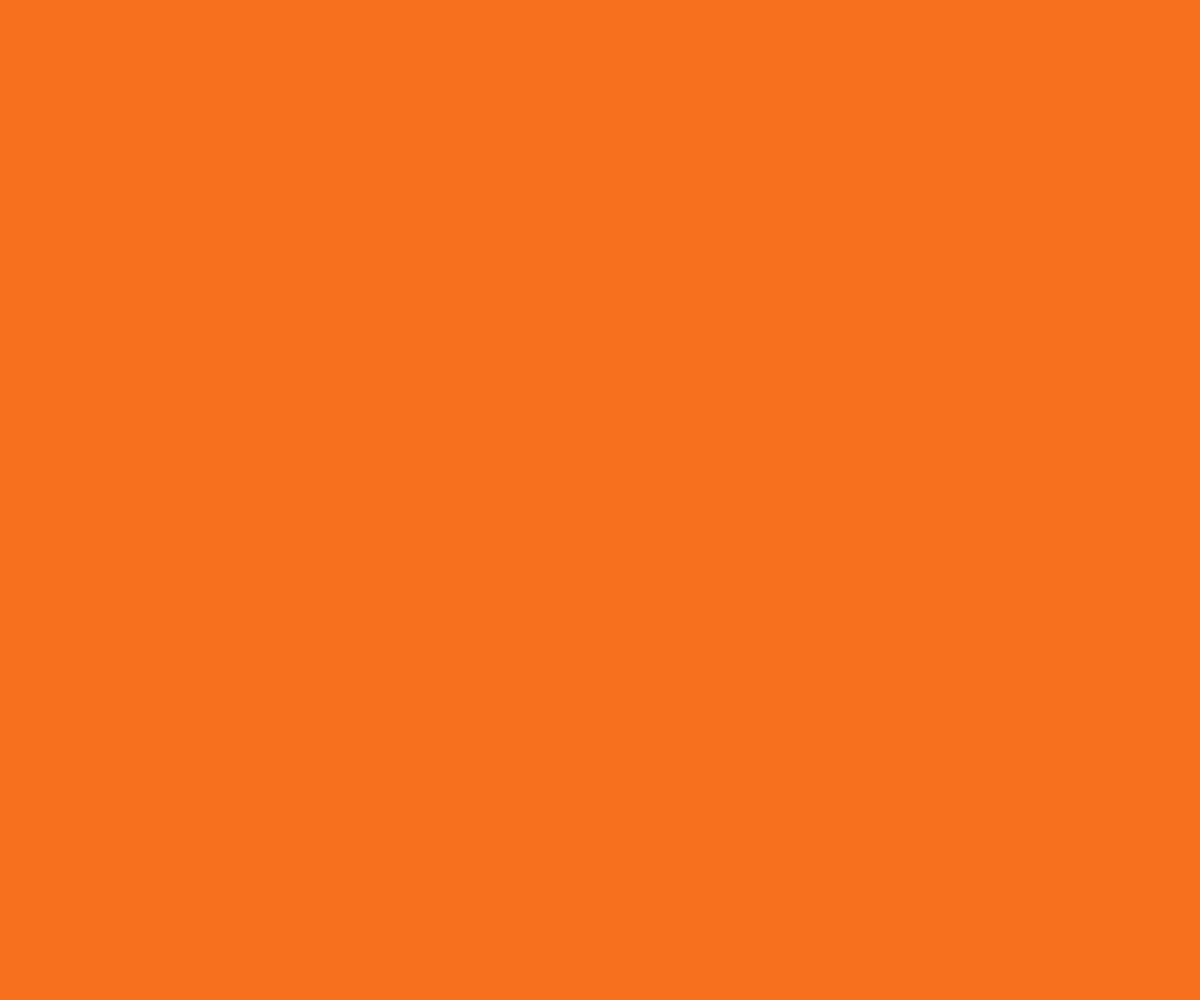
Frame 1 (no input)
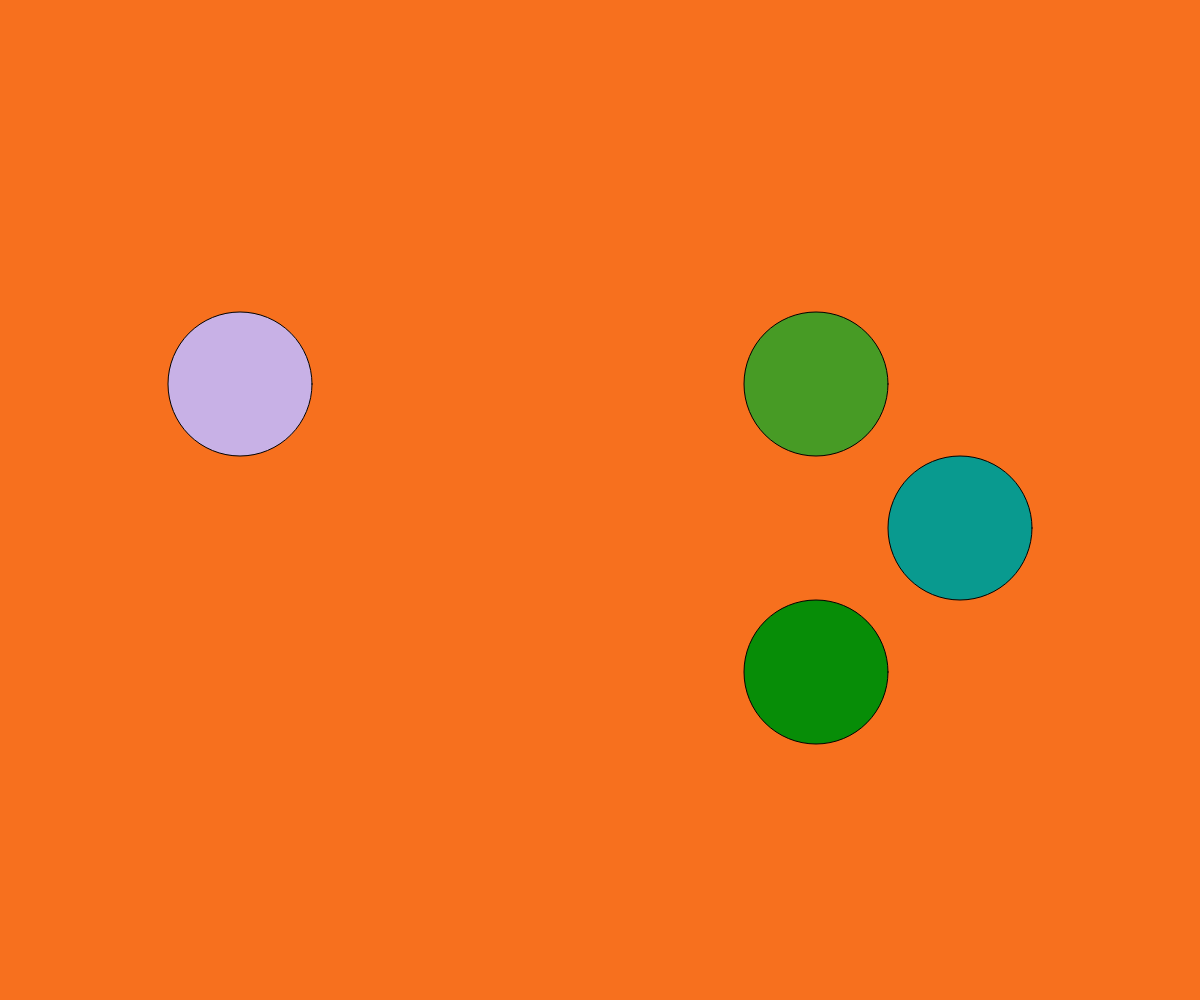
Frame 60 (no input)
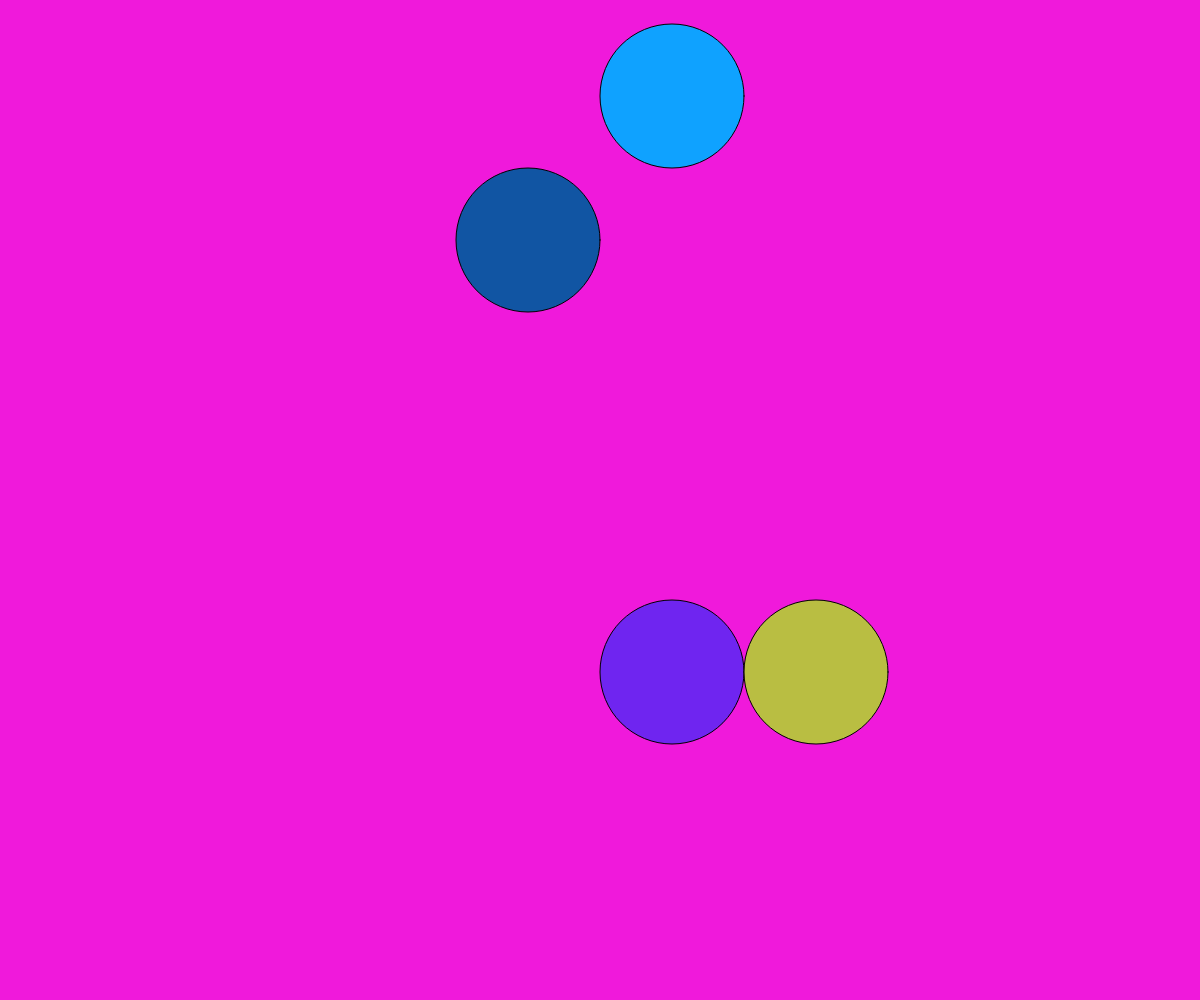
Frame 120 (the mouse pressed at the canvas centre since frame 60)

The p5.js sketch that drew these frames (run headless with seeded random() and noise() and a simulated clock; from frame 60 on, the mouse is pressed at the canvas centre):

// p5.js sketch
// ── sketch.js
// https://editor.p5js.org/jht9629-nyu/sketches/Ukn0gpH4r
// shapes random noutter v26

let my = {};
function setup() {
  my.noutter = 4;
  my.ninner = 5;
  my.nwidth = 8;
  my.pmargin = 0.02;
  createCanvas(windowWidth, windowHeight);
  init_page();
  // frameRate(2);
  my.npause = getTargetFrameRate() * 5;
  setup_fullScreenButton();
}
function draw() {
  if (my.ipause > 0) {
    my.ipause = my.ipause - 1;
    if (my.ipause <= 0) {
      init_page();
    }
    return;
  }
  if (my.i >= my.arr.length) {
    my.innerCount += 1;
    if (my.innerCount > my.ninner) {
      my.ipause = my.npause;
      return;
    }
    my.i = 0;
  }
  let [x, y] = my.arr[my.i];
  x += my.margin + my.w / 2;
  y += my.margin + my.h / 2;
  draw_bullseye(x, y, my.w, my.h);
  my.i += 1;
}
function init_vars() {
  my.innerCount = 0;
  my.ipause = 0;
  let p = my.nwidth;
  if (p < 1) p = 1;
  my.margin = width * my.pmargin;
  my.mwidth = max(width - my.margin * 2, 2);
  my.mheight = max(height - my.margin * 2, 2);
  my.w = my.mwidth / p;
  // my.w = Math.floor(my.mwidth / p);
  my.h = my.w;
  my.i = 0;
  my.arr = [];
  for (let y = 0; y < my.mheight; y += my.h) {
    for (let x = 0; x < my.mwidth; x += my.w) {
      my.arr.push([x, y]);
    }
  }
  shuffle(my.arr, true);
}
function draw_bullseye(x, y, w, h) {
  let nn = my.noutter;
  let n = my.innerCount;
  // let n = my.ninner;
  // let i = my.innerCount;
  for (let i = 0; i < n; i++) {
    fill(random(255), random(255), random(255));
    let s = (nn - i) / nn;
    ellipse(x, y, w * s, h * s);
  }
}
function init_page() {
  init_vars();
  background(random(255), random(255), random(255));
}
function mousePressed() {
  init_page();
}
function windowResized() {
  resizeCanvas(windowWidth, windowHeight);
  init_page();
}

// --
function setup_fullScreenButton() {
  my.fullScreenButton = createButton("?=v26 Full");
  my.fullScreenButton.mousePressed(fullScreen_action);
  my.fullScreenButton.style("font-size:42px");
  my.plusButton = createButton("[+]");
  my.plusButton.mousePressed(plusButton_action);
  my.plusButton.style("font-size:42px");
  my.minusButton = createButton("[-]");
  my.minusButton.mousePressed(minusButton_action);
  my.minusButton.style("font-size:42px");
}
function plusButton_action() {
  my.nwidth += 1;
  init_page();
}
function minusButton_action() {
  my.nwidth -= 1;
  init_page();
}

function fullScreen_action() {
  my.fullScreenButton.remove();
  my.plusButton.remove();
  my.minusButton.remove();
  fullscreen(1);
  let delay = 3000;
  setTimeout(ui_present_window, delay);
}

function ui_present_window() {
  resizeCanvas(windowWidth, windowHeight);
  init_vars();
  // init_dim();
}

// Respond to window resizing event
function windowResized() {
  resizeCanvas(windowWidth, windowHeight);
}

// https://editor.p5js.org/jht9629-nyu/sketches/KpCniSa1w
// shapes random frameRate v15

// https://editor.p5js.org/jht9629-nyu/sketches/GzlO70dCj
// shapes random array v17

// https://editor.p5js.org/jht9629-nyu/sketches/pW2RT5UHy
// shapes random array circle v20

// https://editor.p5js.org/jht9629-nyu/sketches/Iru8nBTSf
// shapes random pause v21

// https://editor.p5js.org/jht9629-nyu/sketches/n0LYuXRmX
// shapes random pause v22

// https://editor.p5js.org/jht9629-nyu/sketches/_waqMsgSP
// shapes random pause v23

// https://editor.p5js.org/jht9629-nyu/sketches/npE4WZS_0
// shapes random ninner v24

// https://editor.p5js.org/jht9629-nyu/sketches/6vzZeu7LG
// shapes random innerCount v25
